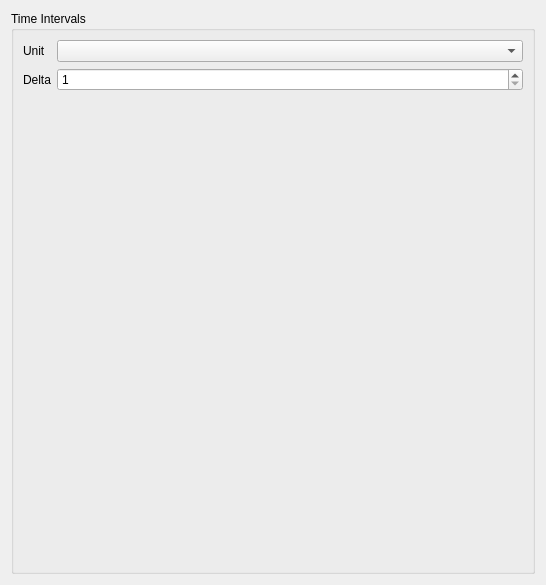
<?xml version="1.0" encoding="UTF-8"?>
<ui version="4.0">
 <class>TimeIntervalsSettingsWidget</class>
 <widget class="QWidget" name="TimeIntervalsSettingsWidget">
  <property name="geometry">
   <rect>
    <x>0</x>
    <y>0</y>
    <width>546</width>
    <height>585</height>
   </rect>
  </property>
  <property name="windowTitle">
   <string>Form</string>
  </property>
  <layout class="QVBoxLayout" name="verticalLayout">
   <item>
    <widget class="QGroupBox" name="groupBoxIntervals">
     <property name="title">
      <string>Time Intervals</string>
     </property>
     <layout class="QFormLayout" name="formLayout">
      <item row="0" column="0">
       <widget class="QLabel" name="unitLabel">
        <property name="text">
         <string>Unit</string>
        </property>
       </widget>
      </item>
      <item row="0" column="1">
       <widget class="QComboBox" name="unitComboBox"/>
      </item>
      <item row="1" column="0">
       <widget class="QLabel" name="deltaLabel">
        <property name="text">
         <string>Delta</string>
        </property>
       </widget>
      </item>
      <item row="1" column="1">
       <widget class="QSpinBox" name="deltaSpinBox">
        <property name="minimum">
         <number>1</number>
        </property>
        <property name="maximum">
         <number>1000</number>
        </property>
       </widget>
      </item>
     </layout>
    </widget>
   </item>
  </layout>
 </widget>
 <resources/>
 <connections/>
</ui>
